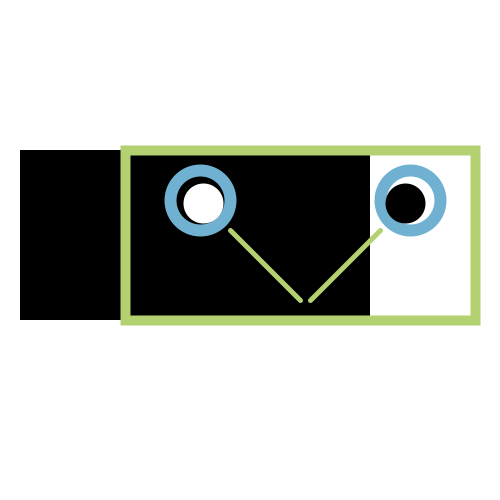
Frame 1 (no input)
Frame 60 (the mouse pressed at the canvas centre just before this capture): identical to frame 1, image omitted
Frame 120 (the mouse held since frame 60 and released just before this capture): identical to frame 1, image omitted

The Processing sketch that drew this single still picture (run headless with seeded random() and noise(); from frame 60 on, the mouse is pressed at the canvas centre):

// Processing sketch: s02t00cringelings
// ── s02t00cringelings.pde
int a;
float b;
color c, d;

void setup() {
    size(500, 500);
    a = 25;
    b = 5;
    c = #70B1D1;
    d = #B3D170;
}

void draw() {
  background(255);
  fill(0);
  noStroke();
  rect(b*4, 150, b*70, 170);
  stroke(d);
  strokeWeight(b);
  line(300, 300, 230, 230);
  stroke(c);
  strokeWeight(a/2);
  ellipse(200, 200, 60, 60);
  stroke(255);
  strokeWeight(a+15);
  point(203,203);
  stroke(d);
  strokeWeight(b*2);
  noFill();
  rect(a*b, 150, b*70, 170);
  stroke(d);
  strokeWeight(b);
  line(310,300,380,230);
  stroke(c);
  strokeWeight(a/2);
  ellipse(410, 200, 60, 60);
  stroke(0);
  strokeWeight(a+15);
  point(405,203);

}
